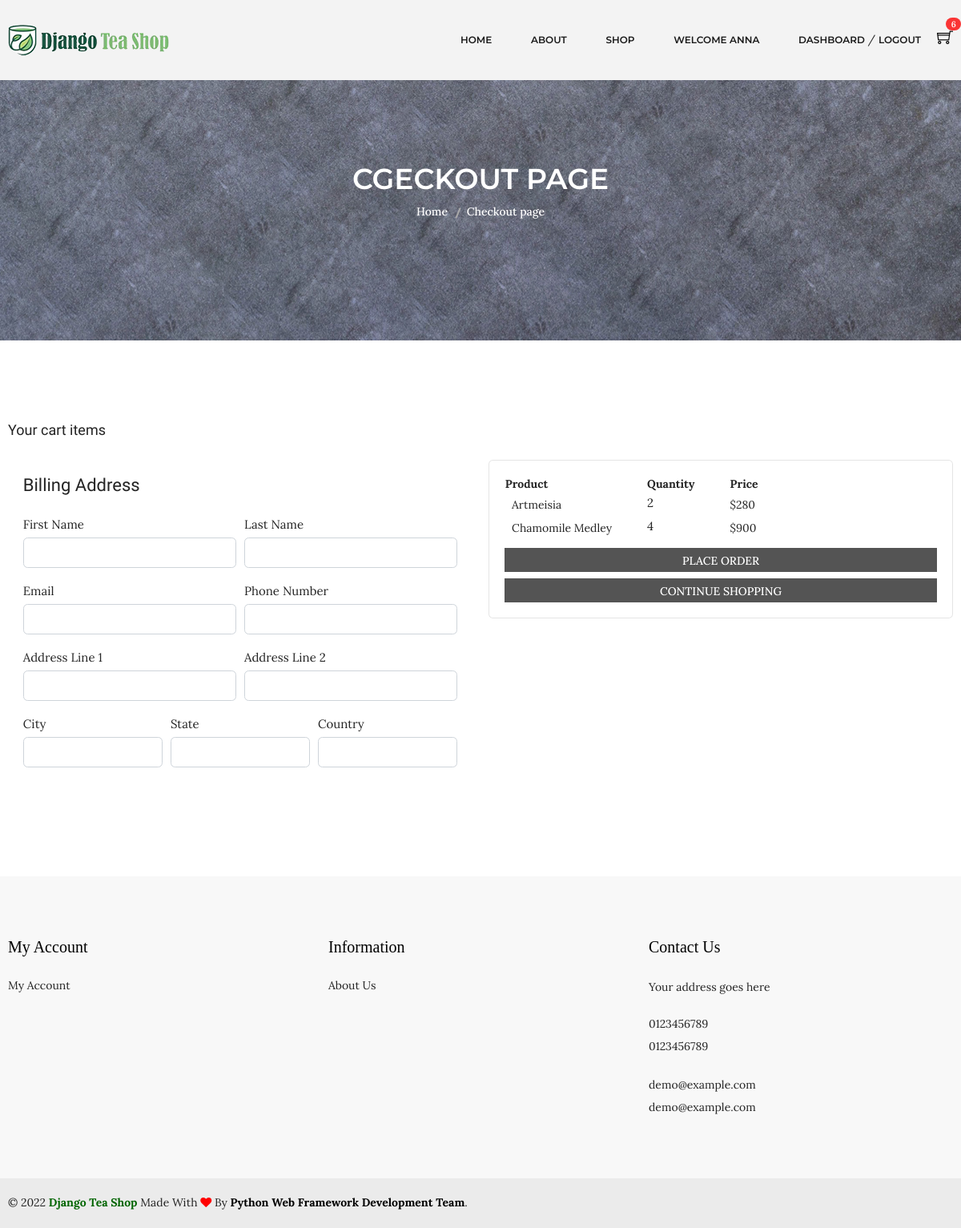
Page /cart/checkout/ (signed in) on the earlier database version.
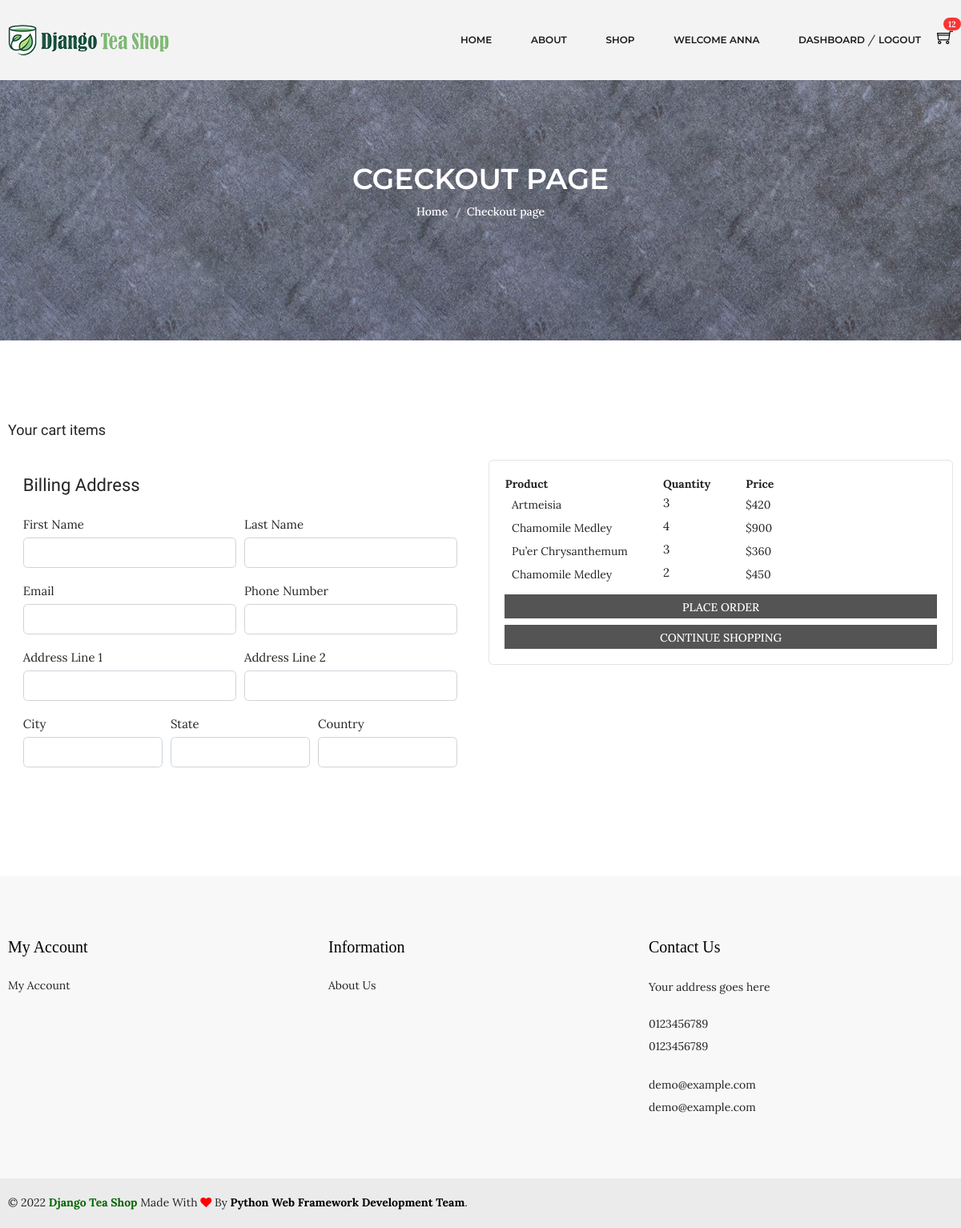
Same page on the later database version.
### carts/models.py (models this page shows, shortened)
class CartItem(models.Model):
    user = models.ForeignKey(Account, on_delete=models.CASCADE, null=True)
    variations = models.ManyToManyField(Variation, blank=True)
    product = models.ForeignKey(Product, on_delete=models.CASCADE)
    cart = models.ForeignKey(Cart, on_delete=models.CASCADE, null=True)
    quantity = models.IntegerField()
    is_active = models.BooleanField(default=True)
    def sub_total(self):
        return self.product.discounted_price * self.quantity

### shop/models.py (models this page shows, shortened)
class Product(models.Model):
    tea_name = models.CharField(max_length=100, unique=True)
    tea_type = models.CharField(max_length=100)
    slug = models.SlugField(max_length=100, unique=True)
    origin = models.CharField(max_length=100)
    color = models.CharField(max_length=50, blank=True)
    aroma = models.CharField(max_length=100, blank=True)
    taste = models.CharField(max_length=100, blank=True)
    tea_nature  = models.CharField(max_length=100, blank=True)
    is_available = models.BooleanField(default=True)
    is_new = models.BooleanField(default=False)
    properties = models.TextField(max_length=300, blank=True)
    weight = models.IntegerField()
    original_price = models.IntegerField()
    discounted_price = models.IntegerField()
    discount_rate = models.IntegerField(blank=True)
    photo_1 = models.ImageField(upload_to='photos/%Y/%m/%d', blank=True)
    photo_1_t = models.ImageField(upload_to='photos/%Y/%m/%d', blank=True)
    photo_1_z = models.ImageField(upload_to='photos/%Y/%m/%d', blank=True)
    photo_2 = models.ImageField(upload_to='photos/%Y/%m/%d', blank=True)
    photo_2_t = models.ImageField(upload_to='photos/%Y/%m/%d', blank=True)
    photo_2_z = models.ImageField(upload_to='photos/%Y/%m/%d', blank=True)
    photo_3 = models.ImageField(upload_to='photos/%Y/%m/%d', blank=True)
    photo_3_t = models.ImageField(upload_to='photos/%Y/%m/%d', blank=True)
    photo_3_z = models.ImageField(upload_to='photos/%Y/%m/%d', blank=True)
    photo_4 = models.ImageField(upload_to='photos/%Y/%m/%d', blank=True)
    photo_4_t = models.ImageField(upload_to='photos/%Y/%m/%d', blank=True)
    photo_4_z = models.ImageField(upload_to='photos/%Y/%m/%d', blank=True)
    created_date = models.DateTimeField(default=datetime.now)
    modified_date = models.DateTimeField(default=datetime.now)
    stars = models.IntegerField()
    store = models.IntegerField()
    category = models.ForeignKey(Category, on_delete=models.CASCADE)
    def get_url(self):
        return reverse('product_detail', args=[self.category.slug, self.slug])

### carts/views.py (the view)
# urls.py: path('checkout/', views.checkout, name='checkout'),
@login_required(login_url='login')
def checkout(request, total=0, quantity=0, cart_items=None):
    try:
        grand_total = 0
        if request.user.is_authenticated:
            cart_items = CartItem.objects.filter(user=request.user, is_active=True)
        else:
            cart = Cart.objects.get(cart_id=_cart_id(request))
            cart_items = CartItem.objects.filter(cart=cart, is_active=True)
        for cart_item in cart_items:
            total += (cart_item.product.discounted_price * cart_item.quantity)
            quantity += cart_item.quantity
        grand_total = total
    except ObjectDoesNotExist:
        pass # just ignore
    context = {
        'total': total,
        'quantity': quantity,
        'cart_items': cart_items,
        'grand_total': grand_total,
    }
    return render(request, 'shop/checkout.html', context)

### carts/context_processors.py (called while the page is built)
def counter(request):
    cart_count = 0
    if 'admin' in request.path:
        return {}
    else:
        try:
            cart = Cart.objects.filter(cart_id=_cart_id(request))
            if request.user.is_authenticated:
                cart_items = CartItem.objects.all().filter(user=request.user)
            else:
                cart_items = CartItem.objects.all().filter(cart=cart[:1])
            for cart_item in cart_items:
                cart_count += cart_item.quantity
        except cart.DoesNotExist:
            cart_count = 0
    return dict(cart_count=cart_count)

### carts/views.py (called while the page is built)
def _cart_id(request):
    cart = request.session.session_key
    if not cart:
        cart = request.session.create()
    return cart

### category/context_processors.py (called while the page is built)
def menu_links(request):
    links = Category.objects.all()
    return dict(links=links)

### templates/shop/checkout.html (shortened to what this page needs)
{% extends 'base.html' %}
{% load static %}
{% block content %}
<div class="breadcrumb-area ptb-150" style="background-image: url(../../static/img/banner/banner.jpg)">
  <div class="container">
    <div class="breadcrumb-content text-center mt-50">
      <h3>CGECKOUT PAGE</h3>
      <ul>
        <li><a href="{% url 'index' %}">Home</a></li>
        <li class="active">Checkout page</li>
      </ul>
    </div>
  </div>
</div>
<div class="cart-main-area ptb-100">
  <div class="container">
    <h3 class="page-title">Your cart items</h3>
    <div class="row">
      <aside class="col-lg-6">
        <div class="card-body">
          <h4 class="card-title mb-4">Billing Address</h4>
          <form action="{% url 'place_order' %}" method="POST">
            <div class="form-row">
              <div class="col form-group">
                <label for="">First Name</label>
                <input type="text" name="first_name" class="form-control" required>
              </div>
              <div class="col form-group">
                <label for="">Last Name</label>
                <input type="text" name="last_name" class="form-control" required>
              </div>
            </div>
          <div class="form-row">
            <div class="col form-group">
              <label for="">Email</label>
              <input type="email" name="email" class="form-control" required>
            </div>
            <div class="col form-group">
              <label for="">Phone Number</label>
              <input type="text" name="phone" class="form-control" required>
            </div>
          </div>
        <div class="form-row">
          <div class="col form-group">
            <label for="">Address Line 1</label>
            <input type="text" name="address_line_1" class="form-control" required>
          </div>
          <div class="col form-group">
            <label for="">Address Line 2</label>
            <input type="text" name="address_line_2" class="form-control">
          </div>
        </div>
        <div class="form-row">
          <div class="col form-group">
            <label for="">City</label>
            <input type="text" name="city" class="form-control" required>
          </div>
          <div class="col form-group">
            <label for="">State</label>
            <input type="text" name="state" class="form-control" required>
          </div>
          <div class="col form-group">
            <label for="">Country</label>
            <input type="text" name="country" class="form-control" required>
          </div>
        </div>
      </aside>
      <aside class="col-lg-6">
        <div class="card">
          <div class="card-body">
            <table style="border: 0px; margin-bottom: 10px">
              <thead>
                <tr>
                  <th>Product&#x2003;&#x2003;&#x2003;</th>
                  <th>Quantity&#x2003;&#x2003;&#x2003;</th>
                  <th>Price</th>
                </tr>
              </thead>
              <tbody>
                {% for cart_item in cart_items %}
                <tr>
                  <td class="product-thumbnail">
                    <a href="{{ cart_item.product.get_url }}"
                      >{{ cart_item.product.tea_name }}&#x2003;&#x2003;&#x2003;</a
                    >
                  </td>
                  <td class="product-quantity">
                    <div class="input-group input-spinner">
                      <label for="">{{cart_item.quantity}}</label>
                    </div>
                  </td>
                  <td class="product-subtotal">${{ cart_item.sub_total }}</td>
                </tr>
                {% endfor %}
              </tbody>
            </table>
            <button type="submit" name="submit" class="btn btn-secondary btn-block">PLACE ORDER</button>
            <a href="{% url 'shop' %}" class="btn btn-secondary btn-block" style="text-align: center">CONTINUE SHOPPING</a>
        </div>
        </div>
      </aside>
    </div>
  </div>
</div>
{% endblock %}

### templates/partials/_navbar.html (shortened to what this page needs)
{% load static %}
<header class="header-area gray-bg clearfix fixed-top">
  <div class="header-bottom">
    <div class="container">
      <div class="row">
        <div class="col-lg-3 col-md-4 col-6">
          <div class="logo">
            <a href="{% url 'index' %}">
              <img alt="" src="{% static 'img/logo/logo.png' %}" />
            </a>
          </div>
        </div>
        <div class="col-lg-9 col-md-8 col-6">
          <div class="header-bottom-right">
            <div class="main-menu">
              <nav>
                <ul>
                  <li class="top-hover">
                    <a href="{% url 'index' %}">home</a>
                  </li>
                  <li><a href="{% url 'about' %}">about</a></li>
                  <li class="mega-menu-position top-hover">
                    <a href="{% url 'shop' %}">shop</a>
                  </li>
                  {% if user.id is None %}
                  <li class="top-hover">
                    <a href="{% url 'login' %}">login</a> / <a href="{% url 'register' %}">register</a>
                  </li>
                  {% else %}
                  <li><a href="#">Welcome {{ user.first_name }}</a></li>
                  <li class="top-hover">
                    <a href="{% url 'dashboard' %}">dashboard</a> / <a href="{% url 'logout' %}">logout</a>
                  </li>
                  {% endif %}
                </ul>
              </nav>
            </div>
            <div class="header-cart">
              <a href="{% url 'cart' %}" class="widget-header">
              <div class="cart-icon">
                <i class="ti-shopping-cart"></i>
              </div><span class="badge badge-pill badge-danger notify mt-25">{{cart_count}}</span>
            </a>
              </div>
            </div>
          </div>
        </div>
      </div>
    </div>
</header>

Differences in the rows shown:
changed CartItem "Artmeisia": quantity "2" → "3"; sub_total "280" → "420"
added CartItem: product.tea_name "Pu’er Chrysanthemum", quantity "3", sub_total "360"
added CartItem: product.tea_name "Chamomile Medley", quantity "2", sub_total "450"
Other differences:
{{ cart_count }}: "6" → "12"
